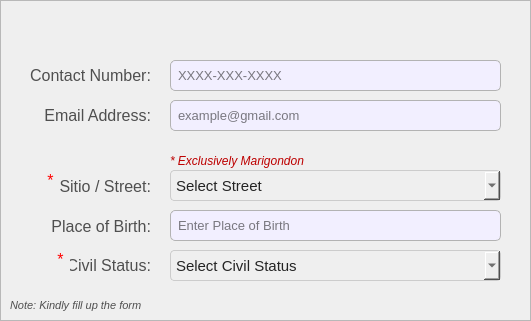
  <widget class="QFrame" name="basePopUpBodyFrame">
   <property name="geometry">
    <rect>
     <x>620</x>
     <y>60</y>
     <width>531</width>
     <height>321</height>
    </rect>
   </property>
   <property name="styleSheet">
    <string notr="true">#basePopUpBodyFrame {
	background-color: rgb(247, 247, 247);
	border: 1px solid rgb(194, 194, 194);
	border-radius: 10px;
}</string>
   </property>
   <property name="frameShape">
    <enum>QFrame::Shape::StyledPanel</enum>
   </property>
   <property name="frameShadow">
    <enum>QFrame::Shadow::Raised</enum>
   </property>
   <widget class="QLabel" name="labelNote2">
    <property name="geometry">
     <rect>
      <x>170</x>
      <y>150</y>
      <width>151</width>
      <height>21</height>
     </rect>
    </property>
    <property name="font">
     <font>
      <family>Arial</family>
      <pointsize>9</pointsize>
      <italic>true</italic>
      <bold>false</bold>
     </font>
    </property>
    <property name="styleSheet">
     <string notr="true">#labelNote2 {
	background-color: transparent;
	color: #bd0000;
}
</string>
    </property>
    <property name="text">
     <string>* Exclusively Marigondon</string>
    </property>
    <property name="alignment">
     <set>Qt::AlignmentFlag::AlignLeading|Qt::AlignmentFlag::AlignLeft|Qt::AlignmentFlag::AlignVCenter</set>
    </property>
   </widget>
   <widget class="QComboBox" name="register_citizen_comboBox_Sitio">
    <property name="geometry">
     <rect>
      <x>170</x>
      <y>170</y>
      <width>331</width>
      <height>31</height>
     </rect>
    </property>
    <property name="font">
     <font>
      <family>Arial</family>
      <pointsize>11</pointsize>
     </font>
    </property>
    <property name="styleSheet">
     <string notr="true">#register_citizen_comboBox_Sitio{
	background-color: rgb(239, 239, 239); /* Correct property name */
    color: #242424; /* Set text color to black for better contrast */
    border: 1px solid #ccc; /* Optional: Add a light border */
    padding: 5px; /* Optional: Add some padding */
    border-radius: 4px; /* Optional: Rounded corners */
}</string>
    </property>
    <property name="placeholderText">
     <string>Select Street</string>
    </property>
    <property name="duplicatesEnabled">
     <bool>false</bool>
    </property>
    <item>
     <property name="text">
      <string>None</string>
     </property>
    </item>
   </widget>
   <widget class="QLineEdit" name="register_citizen_Email">
    <property name="geometry">
     <rect>
      <x>170</x>
      <y>100</y>
      <width>331</width>
      <height>31</height>
     </rect>
    </property>
    <property name="font">
     <font>
      <family>Arial</family>
      <pointsize>10</pointsize>
     </font>
    </property>
    <property name="styleSheet">
     <string notr="true">#register_citizen_Email{
	border: 1px solid #b3b3b3;  /* Black border */
    border-radius: 5px;        /* Rounded corners */
    padding: 5px;               /* Inner spacing */
    background-color: #f2efff;  /* Gray background */
    color: #000000; 
}

</string>
    </property>
    <property name="text">
     <string/>
    </property>
    <property name="maxLength">
     <number>50</number>
    </property>
    <property name="placeholderText">
     <string>example@gmail.com</string>
    </property>
   </widget>
   <widget class="QLabel" name="register_citizen_labelSitio">
    <property name="geometry">
     <rect>
      <x>0</x>
      <y>171</y>
      <width>151</width>
      <height>31</height>
     </rect>
    </property>
    <property name="font">
     <font>
      <family>Arial</family>
      <pointsize>12</pointsize>
      <bold>false</bold>
     </font>
    </property>
    <property name="styleSheet">
     <string notr="true">#register_citizen_labelSitio {
	background-color: transparent;
	color: #4f4f4f;
}
</string>
    </property>
    <property name="text">
     <string>Sitio / Street:</string>
    </property>
    <property name="alignment">
     <set>Qt::AlignmentFlag::AlignRight|Qt::AlignmentFlag::AlignTrailing|Qt::AlignmentFlag::AlignVCenter</set>
    </property>
   </widget>
   <widget class="QLabel" name="register_citizen_labelEmail">
    <property name="geometry">
     <rect>
      <x>30</x>
      <y>100</y>
      <width>121</width>
      <height>31</height>
     </rect>
    </property>
    <property name="font">
     <font>
      <family>Arial</family>
      <pointsize>12</pointsize>
     </font>
    </property>
    <property name="styleSheet">
     <string notr="true">#register_citizen_labelEmail{
	background-color:transparent;
	color:#4f4f4f;
}</string>
    </property>
    <property name="text">
     <string>Email Address:</string>
    </property>
    <property name="alignment">
     <set>Qt::AlignmentFlag::AlignRight|Qt::AlignmentFlag::AlignTrailing|Qt::AlignmentFlag::AlignVCenter</set>
    </property>
   </widget>
   <widget class="QLabel" name="register_citizen_labelContactNumber">
    <property name="geometry">
     <rect>
      <x>30</x>
      <y>60</y>
      <width>121</width>
      <height>31</height>
     </rect>
    </property>
    <property name="font">
     <font>
      <family>Arial</family>
      <pointsize>12</pointsize>
     </font>
    </property>
    <property name="styleSheet">
     <string notr="true">#register_citizen_labelContactNumber{
	background-color:transparent;
	color:#4f4f4f;
}</string>
    </property>
    <property name="text">
     <string>Contact Number:</string>
    </property>
    <property name="alignment">
     <set>Qt::AlignmentFlag::AlignRight|Qt::AlignmentFlag::AlignTrailing|Qt::AlignmentFlag::AlignVCenter</set>
    </property>
   </widget>
   <widget class="QLineEdit" name="register_citizen_ContactNumber">
    <property name="geometry">
     <rect>
      <x>170</x>
      <y>60</y>
      <width>331</width>
      <height>31</height>
     </rect>
    </property>
    <property name="font">
     <font>
      <family>Arial</family>
      <pointsize>10</pointsize>
     </font>
    </property>
    <property name="styleSheet">
     <string notr="true">#register_citizen_ContactNumber{
	border: 1px solid #b3b3b3;  /* Black border */
    border-radius: 5px;        /* Rounded corners */
    padding: 5px;               /* Inner spacing */
    background-color: #f2efff;  /* Gray background */
    color: #000000; 
}

</string>
    </property>
    <property name="text">
     <string/>
    </property>
    <property name="maxLength">
     <number>11</number>
    </property>
    <property name="placeholderText">
     <string>XXXX-XXX-XXXX</string>
    </property>
   </widget>
   <widget class="QLabel" name="register_citizen_labelpob">
    <property name="geometry">
     <rect>
      <x>40</x>
      <y>211</y>
      <width>111</width>
      <height>31</height>
     </rect>
    </property>
    <property name="font">
     <font>
      <family>Arial</family>
      <pointsize>12</pointsize>
     </font>
    </property>
    <property name="styleSheet">
     <string notr="true">#register_citizen_labelpob{
	background-color:transparent;
	color:#4f4f4f;
}</string>
    </property>
    <property name="text">
     <string>Place of Birth:</string>
    </property>
    <property name="alignment">
     <set>Qt::AlignmentFlag::AlignRight|Qt::AlignmentFlag::AlignTrailing|Qt::AlignmentFlag::AlignVCenter</set>
    </property>
   </widget>
   <widget class="QLineEdit" name="register_citizen_Pob">
    <property name="geometry">
     <rect>
      <x>170</x>
      <y>210</y>
      <width>331</width>
      <height>31</height>
     </rect>
    </property>
    <property name="font">
     <font>
      <family>Arial</family>
      <pointsize>10</pointsize>
     </font>
    </property>
    <property name="toolTipDuration">
     <number>0</number>
    </property>
    <property name="styleSheet">
     <string notr="true">#register_citizen_Pob{
	border: 1px solid #b3b3b3;  /* Black border */
    border-radius: 5px;        /* Rounded corners */
    padding: 5px;               /* Inner spacing */
    background-color: #f2efff;  /* Gray background */
    color: #000000; 
}

</string>
    </property>
    <property name="text">
     <string/>
    </property>
    <property name="maxLength">
     <number>50</number>
    </property>
    <property name="placeholderText">
     <string>Enter Place of Birth</string>
    </property>
   </widget>
   <widget class="QLabel" name="label_req_7">
    <property name="geometry">
     <rect>
      <x>40</x>
      <y>171</y>
      <width>21</width>
      <height>20</height>
     </rect>
    </property>
    <property name="font">
     <font>
      <family>Arial</family>
      <pointsize>12</pointsize>
      <bold>false</bold>
     </font>
    </property>
    <property name="styleSheet">
     <string notr="true">#label_req_7 {
	background-color: transparent;
	color: red;
}
</string>
    </property>
    <property name="text">
     <string>*</string>
    </property>
    <property name="alignment">
     <set>Qt::AlignmentFlag::AlignHCenter|Qt::AlignmentFlag::AlignTop</set>
    </property>
   </widget>
   <widget class="QComboBox" name="register_citizen_comboBox_CivilStatus">
    <property name="geometry">
     <rect>
      <x>170</x>
      <y>250</y>
      <width>331</width>
      <height>31</height>
     </rect>
    </property>
    <property name="font">
     <font>
      <family>Arial</family>
      <pointsize>11</pointsize>
     </font>
    </property>
    <property name="styleSheet">
     <string notr="true">#register_citizen_comboBox_CivilStatus{
	background-color: rgb(239, 239, 239); /* Correct property name */
    color: #242424; /* Set text color to black for better contrast */
    border: 1px solid #ccc; /* Optional: Add a light border */
    padding: 5px; /* Optional: Add some padding */
    border-radius: 4px; /* Optional: Rounded corners */
}</string>
    </property>
    <property name="placeholderText">
     <string>Select Civil Status</string>
    </property>
    <property name="duplicatesEnabled">
     <bool>false</bool>
    </property>
    <item>
     <property name="text">
      <string>Single</string>
     </property>
    </item>
    <item>
     <property name="text">
      <string>Married</string>
     </property>
    </item>
    <item>
     <property name="text">
      <string>Widowed</string>
     </property>
    </item>
    <item>
     <property name="text">
      <string>Separated</string>
     </property>
    </item>
    <item>
     <property name="text">
      <string>Divorced</string>
     </property>
    </item>
   </widget>
   <widget class="QLabel" name="label_req_4">
    <property name="geometry">
     <rect>
      <x>50</x>
      <y>250</y>
      <width>21</width>
      <height>31</height>
     </rect>
    </property>
    <property name="font">
     <font>
      <family>Arial</family>
      <pointsize>12</pointsize>
      <bold>false</bold>
     </font>
    </property>
    <property name="styleSheet">
     <string notr="true">#label_req_4 {
	background-color: transparent;
	color: red;
}
</string>
    </property>
    <property name="text">
     <string>*</string>
    </property>
    <property name="alignment">
     <set>Qt::AlignmentFlag::AlignHCenter|Qt::AlignmentFlag::AlignTop</set>
    </property>
   </widget>
   <widget class="QLabel" name="register_citizen_labelcivilstatus">
    <property name="geometry">
     <rect>
      <x>70</x>
      <y>250</y>
      <width>81</width>
      <height>31</height>
     </rect>
    </property>
    <property name="font">
     <font>
      <family>Arial</family>
      <pointsize>12</pointsize>
     </font>
    </property>
    <property name="styleSheet">
     <string notr="true">#register_citizen_labelcivilstatus{
	background-color:transparent;
	color:#4f4f4f;
}</string>
    </property>
    <property name="text">
     <string>Civil Status:</string>
    </property>
    <property name="alignment">
     <set>Qt::AlignmentFlag::AlignRight|Qt::AlignmentFlag::AlignTrailing|Qt::AlignmentFlag::AlignVCenter</set>
    </property>
   </widget>
   <widget class="QLabel" name="labelNote">
    <property name="geometry">
     <rect>
      <x>10</x>
      <y>290</y>
      <width>191</width>
      <height>31</height>
     </rect>
    </property>
    <property name="font">
     <font>
      <family>Arial</family>
      <pointsize>8</pointsize>
      <italic>true</italic>
      <bold>false</bold>
     </font>
    </property>
    <property name="styleSheet">
     <string notr="true">#labelNote {
	background-color: transparent;
	color: #4f4f4f;
}
</string>
    </property>
    <property name="text">
     <string>Note: Kindly fill up the form</string>
    </property>
    <property name="alignment">
     <set>Qt::AlignmentFlag::AlignLeading|Qt::AlignmentFlag::AlignLeft|Qt::AlignmentFlag::AlignVCenter</set>
    </property>
   </widget>
  </widget>
